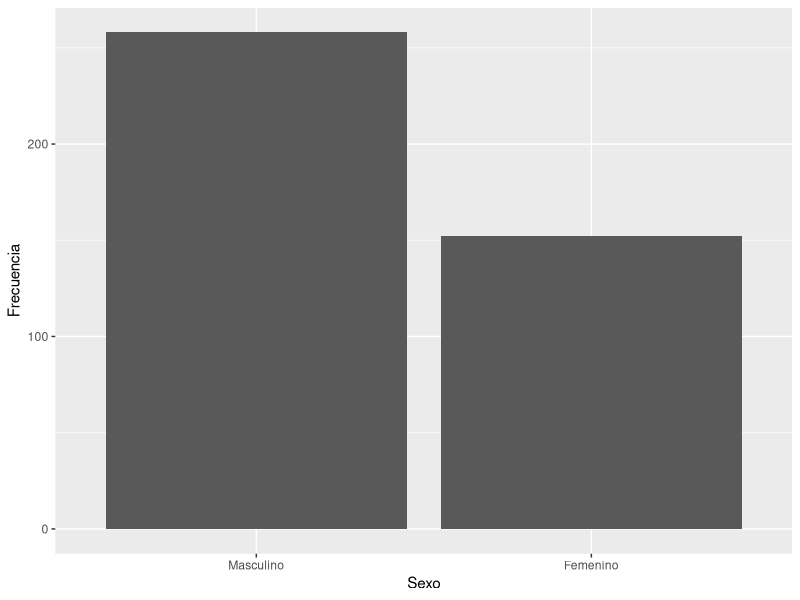
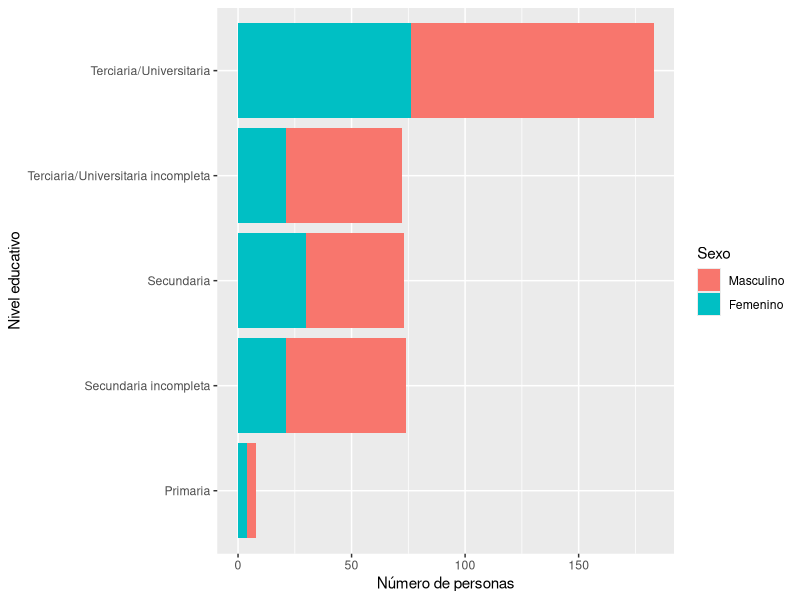
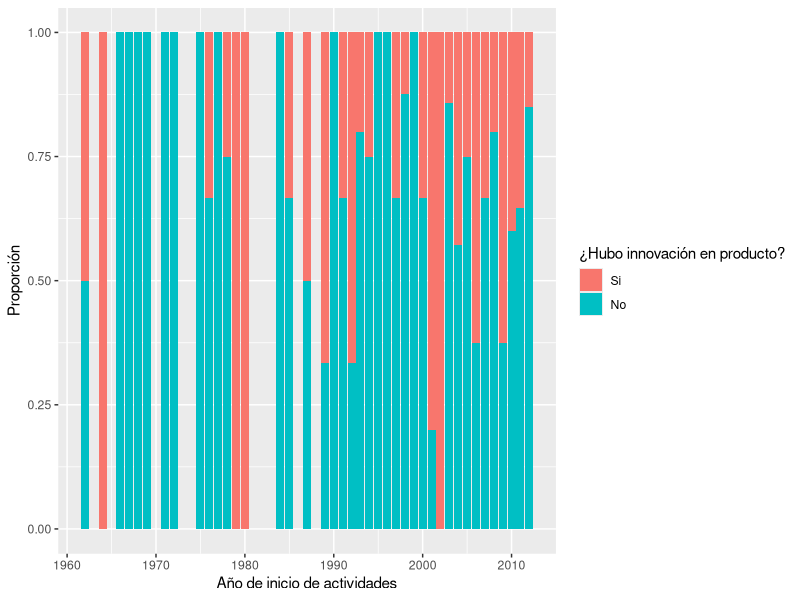
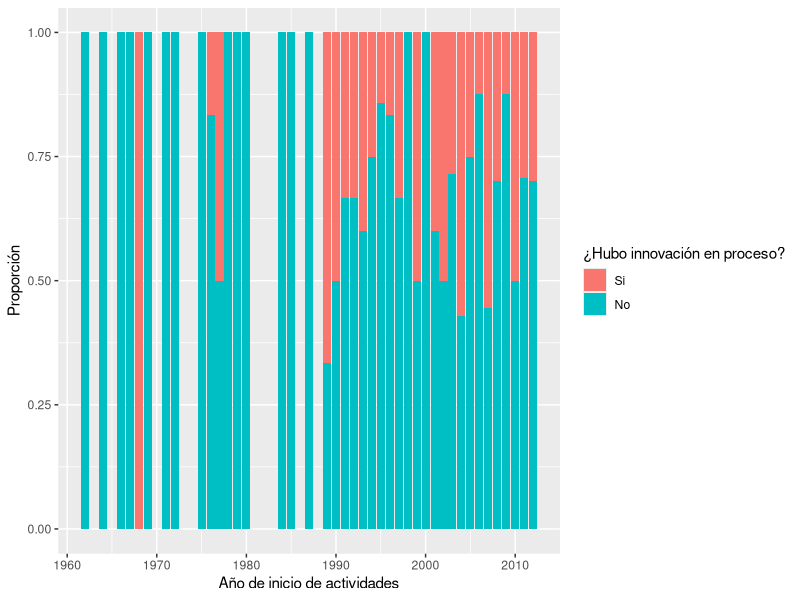
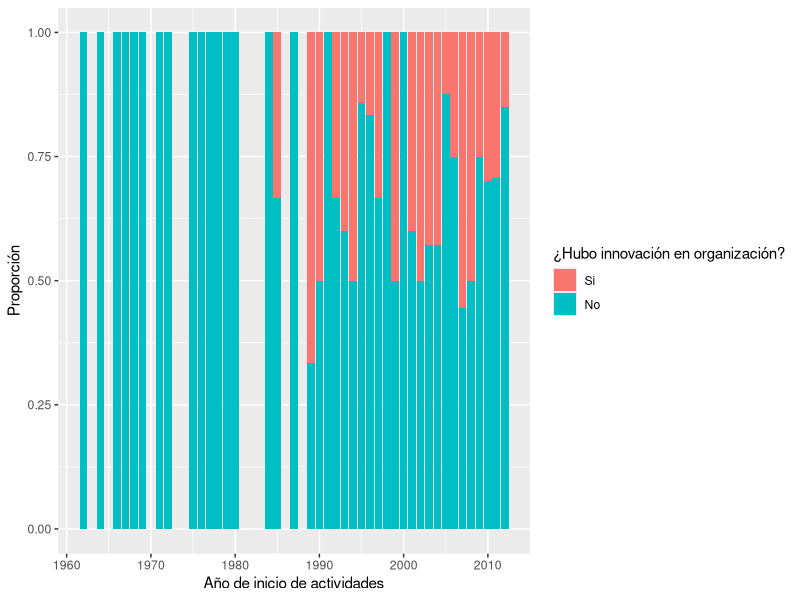
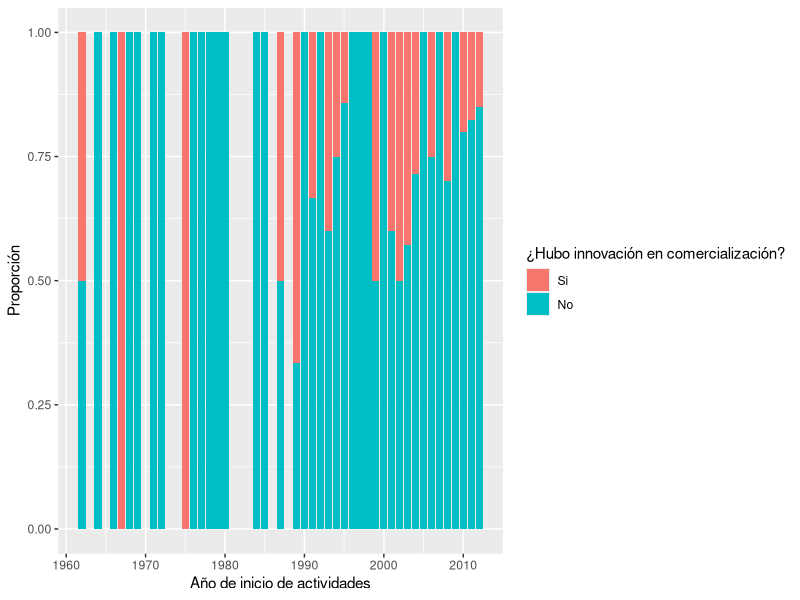
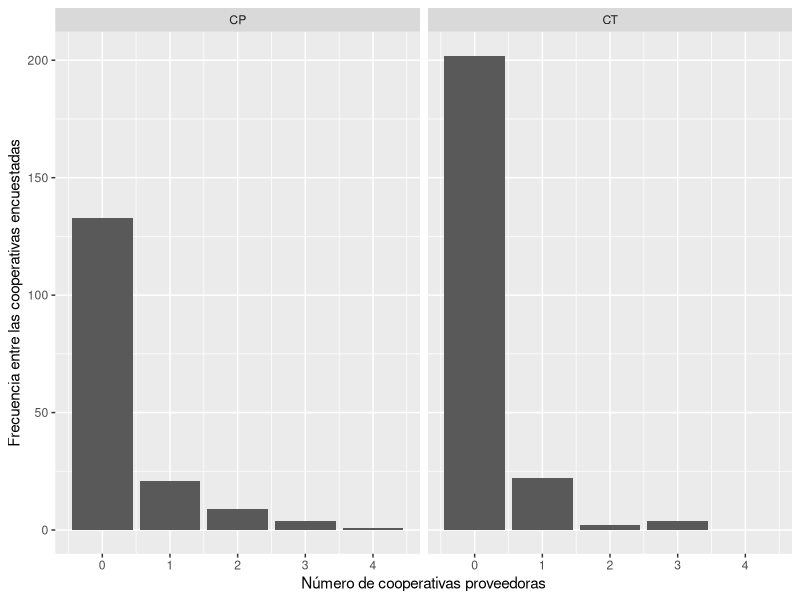
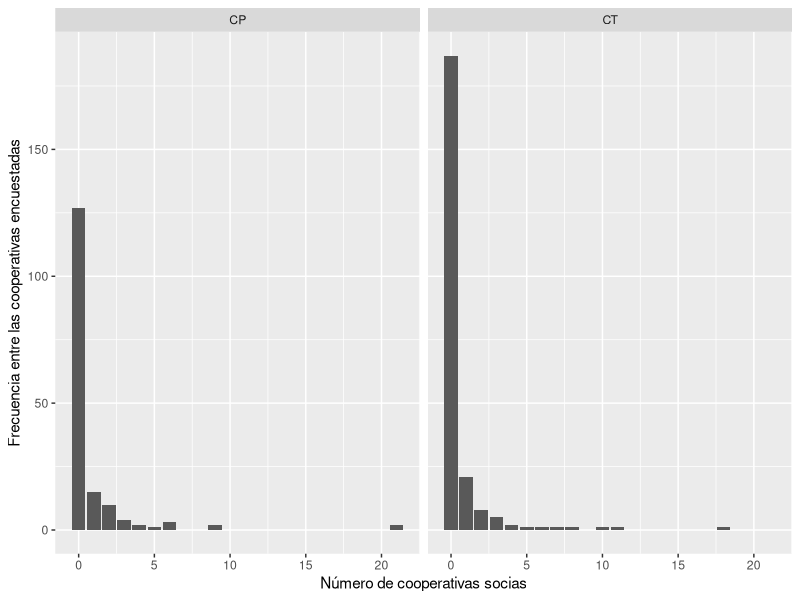

Write R code to recreate these figures, in order.
## ---- chunk 1
knitr::opts_chunk$set(echo = FALSE, fig.pos = 'hbpt')
## ---- chunk 2
### PREPARACIÓN DE LOS DATOS ###

library(tidyverse)
library(haven)
library(xtable)
library(lubridate)

datos <- read_dta("Datos/2011_2013panel.dta")

#Datos sobre: info general, cantidad de ocupados segun categorias   

gen_ocup <- datos %>% select(form, año, cp, ct, a22cargo, a4, a11a1, a11a2, a11a3,b1, starts_with("b2a", ignore.case = FALSE), starts_with("b2b", ignore.case = FALSE), starts_with("b3soc"))

#Datos sobre: supervisión y conflicto: gestion, ausentismo

sup_conf <- datos %>%
  select(form, año, f21, f22, f23, f3, f3b1, f3b2, f3b3, f4bactitud, f4ccalidad)

  
#Datos sobre: tecnologia e innovación

tecno <- datos %>%
  select(form, año, g11:g31, g31:g31resul, g4proc:g422emp, g41a, g41b, g43a:g44b)
  
#Opiniones del entrevistado

opinion <- datos %>%
  select(form, año, h1posturaa, h5pacienci, h84educaci, h89sexo)

##Remuneraciones

#Salarios nominlaes promedio por categoria
Salarios <- datos %>% 
  select(form, año, c31asal:c36rs) 

##Inversion y financiamiento

EdiCons <- datos %>%
  select(Capital=d11capcap, Gastos= d11invgasg, Ingresos=d11invingi, Inversiones=d11invinv, Activo=d11actact)

TotAct <- datos %>%
  select(d16captot:d16acttot)

TotPas <- datos %>%
  select(d2tot)


#Trabajadores que ingresaron y dejaron la cooperativa por edad.
TraIng <- datos %>%
  select(b18a35soc:b18atot)

TraDej <- datos %>%
  select(b14a35soc:b14atot)

## ---- chunk 3
opinion %>%
  filter(is.na(h89sexo) == FALSE) %>%  #En el primer anio no se pregunto
  ggplot() +
  geom_bar(aes(as.factor(h89sexo))) +
  labs(x = "Sexo", y = "Frecuencia") +
  scale_x_discrete(labels = c("Masculino", "Femenino") )
## ---- chunk 4
opinion %>%
  mutate(h89sexo = recode(h89sexo, `1` = "Masculino", `2` = "Femenino")) %>%
  filter(is.na(h89sexo) == FALSE) %>%
  group_by(h89sexo) %>%
  summarise(Cantidad = n()) %>%
  mutate(Proporción = prop.table(Cantidad)) %>%
  rename(Sexo = h89sexo) %>%
  xtable() %>%
  print(comment = FALSE)

#/Sexpr{"objeto"}
## ---- chunk 5
opinion %>%
  filter(is.na(h89sexo) == FALSE) %>%  #En el primer anio no se pregunto
  ggplot() +
  geom_bar(aes(as.factor(h84educaci), fill = as.factor(h89sexo))) +
  scale_fill_discrete(labels = c("Masculino", "Femenino")) +
  scale_x_discrete(labels = c("Primaria", "Secundaria incompleta", "Secundaria", "Terciaria/Universitaria incompleta", "Terciaria/Universitaria")) +
  coord_flip() +
  labs(x = "Nivel educativo", y = "Número de personas", fill = "Sexo") 
## ---- chunk 6
# Los siguientes chunks pueden ser aplicables a shiny
#añadir serie de tiempo de fundacion y comentar esto segun eso
#ver si hay que separar por rama
#heatmap por rama de innovacion
inno_arr <- datos %>%
  select(form, año, cp, a4, g4prod, g4proc, g4org, g4com) %>%
  mutate(a4 = as.Date(a4, format = "%d/%m/%Y")) %>%
  filter(a4 > "1800-01-01" & a4 < "2013-01-01", is.na(g4prod) == FALSE, is.na(g4proc) == FALSE, is.na(g4org) == FALSE, is.na(g4com) == FALSE, cp == 1)

ggplot(inno_arr) +
  geom_bar(aes(year(a4), fill = as.factor(g4prod)), position = "fill") +
  scale_fill_discrete(labels = c("Si", "No" )) +
  labs(x = "Año de inicio de actividades", y = "Proporción", fill = "¿Hubo innovación en producto?")

# La cantidad de observaciones puede estar afectando
## ---- chunk 7

ggplot(inno_arr) +
  geom_bar(aes(year(a4), fill = as.factor(g4proc)), position = "fill") +
  scale_fill_discrete(labels = c("Si", "No" )) +
  labs(x = "Año de inicio de actividades", y = "Proporción", fill = "¿Hubo innovación en proceso?")

## ---- chunk 8

ggplot(inno_arr) +
  geom_bar(aes(year(a4), fill = as.factor(g4org)), position = "fill") +
  scale_fill_discrete(labels = c("Si", "No" )) +
  labs(x = "Año de inicio de actividades", y = "Proporción", fill = "¿Hubo innovación en organización?")

## ---- chunk 9

ggplot(inno_arr) +
  geom_bar(aes(year(a4), fill = as.factor(g4com)), position = "fill") +
  scale_fill_discrete(labels = c("Si", "No" )) +
  labs(x = "Año de inicio de actividades", y = "Proporción", fill = "¿Hubo innovación en comercialización?")

## ---- chunk 10

#Se podria hacer reactivo en shiny
#ver outliers

gen_ocup %>%
  mutate(tipo_coop = case_when(cp == 1 & is.na(ct) ~ "CP", ct == 1  ~ "CT")) %>%
  filter(a11a1 < 500) %>% #Hay un outlier que afecta la grafica
  ggplot() + 
  geom_bar(aes(x = a11a1)) +
  facet_wrap(vars(tipo_coop)) +
  labs(x = "Número de cooperativas proveedoras", y = "Frecuencia entre las cooperativas encuestadas")
## ---- chunk 11

#Se podria hacer reactivo en shiny
#Conviene hacerlo en proporciones, sacar el 0 o algo para presentarlo mejor? 
#Capaz se puede sacar el 0 y ponerlo en un comentario del grafico


gen_ocup %>%
  mutate(tipo_coop = case_when(cp == 1 & is.na(ct) ~ "CP", ct == 1  ~ "CT")) %>%
  filter(a11a2 < 500) %>% #Hay un outlier que afecta la grafica
  ggplot() + 
  geom_bar(aes(x = a11a2)) +
  facet_wrap(vars(tipo_coop)) +
  labs(x = "Número de cooperativas socias", y = "Frecuencia entre las cooperativas encuestadas")

## ---- chunk 12

#Se podria hacer reactivo en shiny

gen_ocup %>%
  mutate(tipo_coop = case_when(cp == 1 & is.na(ct) ~ "CP", ct == 1  ~ "CT")) %>%
  filter(a11a3 < 500) %>% #Hay un outlier que afecta la grafica
  ggplot() + 
  geom_bar(aes(x = a11a3)) +
  facet_wrap(vars(tipo_coop)) +
  labs(x = "Número de cooperativas clientes", y = "Frecuencia entre las cooperativas encuestadas")
## ---- chunk 13
datos %>%
  select(form, año, g31:g31resul) %>%
  rename("invierte"= g31, "monto"= g31inv, "resultado"= g31resul) %>%
  mutate(resultado= recode(resultado, `1` = "Muy malo", `2` = "Malo", `3` = "Nulo", `4` = "Bueno", `5` = "Muy bueno")) %>%
  ggplot() +
  geom_boxplot(aes(x= resultado, y= monto))



## ---- chunk 14
